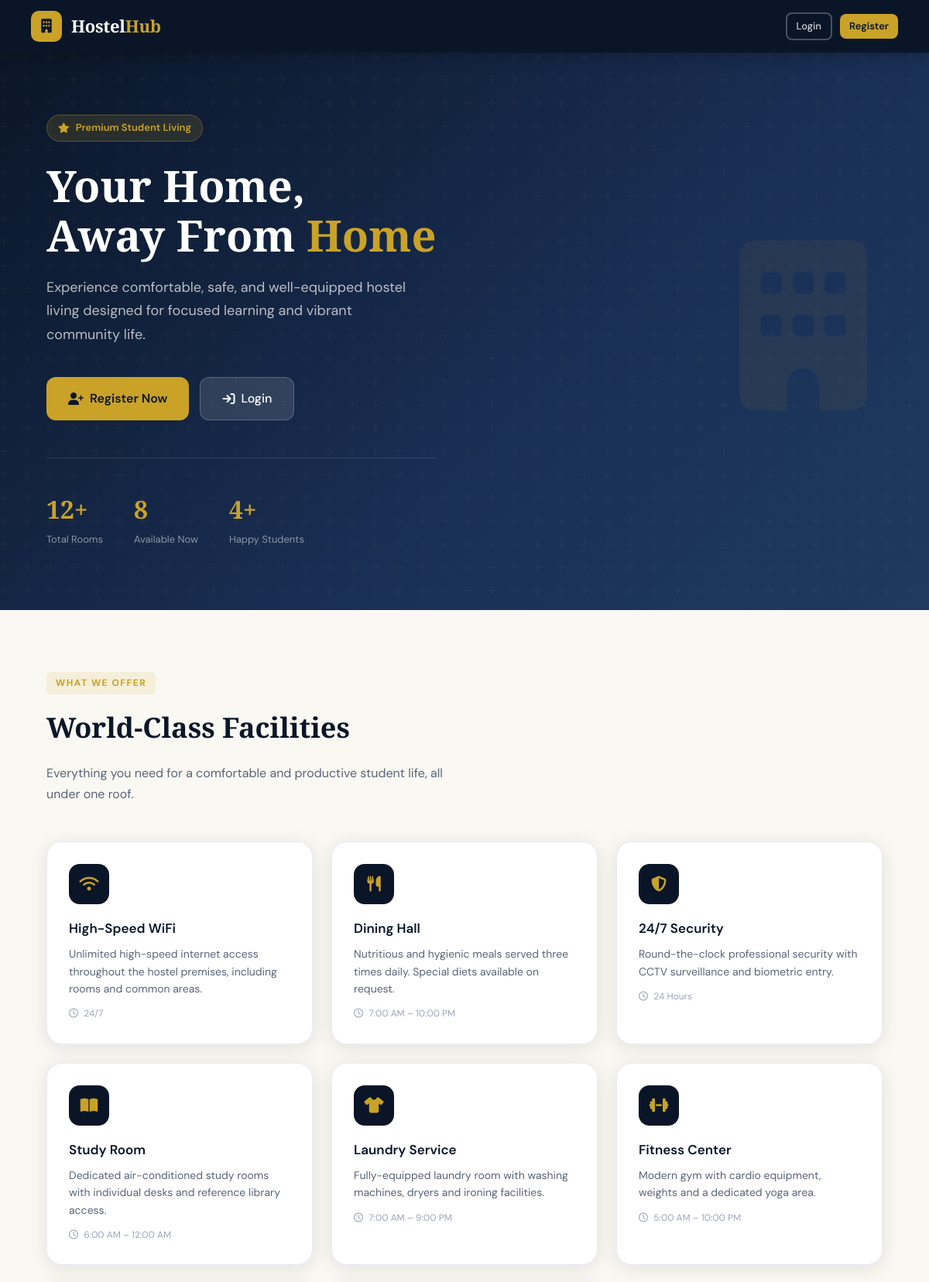
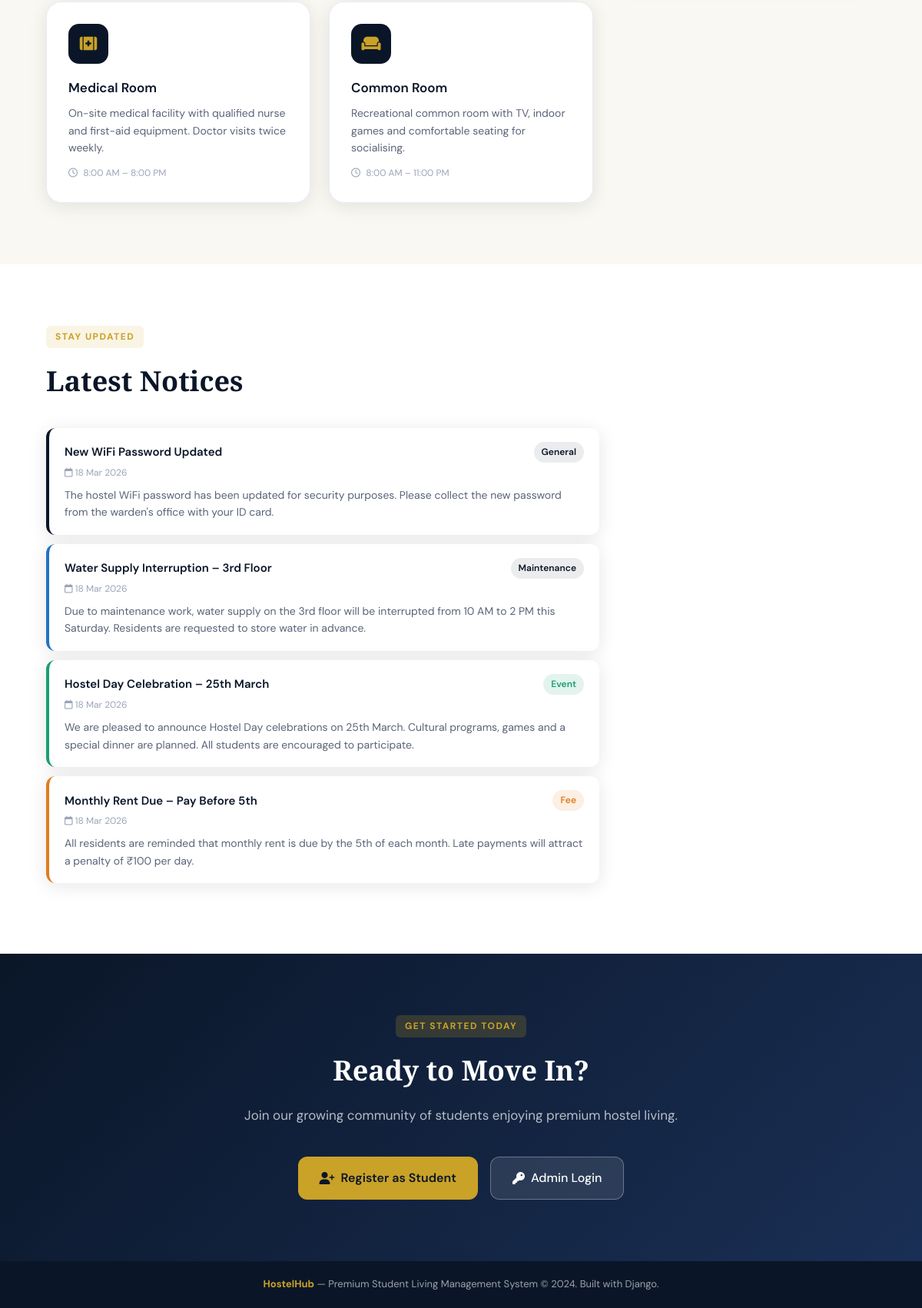
The page / on the database its author committed (2 pictures, top to bottom).
### hostel_app/models.py (models this page shows, shortened)
class HostelFacility(models.Model):
    name = models.CharField(max_length=100)
    description = models.TextField()
    icon = models.CharField(max_length=50, default='fa-check')  # Font Awesome icon
    is_active = models.BooleanField(default=True)
    timing = models.CharField(max_length=100, blank=True)
    class Meta:
        verbose_name_plural = 'Hostel Facilities'

class Notice(models.Model):
    CATEGORY_CHOICES = [
        ('general', 'General'),
        ('maintenance', 'Maintenance'),
        ('event', 'Event'),
        ('fee', 'Fee'),
        ('urgent', 'Urgent'),
    ]
    title = models.CharField(max_length=200)
    content = models.TextField()
    category = models.CharField(max_length=15, choices=CATEGORY_CHOICES, default='general')
    posted_by = models.ForeignKey(User, on_delete=models.CASCADE)
    is_active = models.BooleanField(default=True)
    created_at = models.DateTimeField(auto_now_add=True)
    expires_at = models.DateTimeField(null=True, blank=True)
    class Meta:
        ordering = ['-created_at']

### hostel_app/views.py (the view)
# urls.py: path('', views.home, name='home'),
def home(request):
    facilities = HostelFacility.objects.filter(is_active=True)
    notices = Notice.objects.filter(is_active=True)[:5]
    total_rooms = Room.objects.count()
    available_rooms = Room.objects.filter(status='available').count()
    total_students = StudentProfile.objects.filter(status='active').count()
    return render(request, 'hostel_app/home.html', {
        'facilities': facilities,
        'notices': notices,
        'total_rooms': total_rooms,
        'available_rooms': available_rooms,
        'total_students': total_students,
    })

### hostel_app/templates/hostel_app/home.html (shortened to what this page needs)
{% extends 'hostel_app/base.html' %}
{% load extras %}
{% block body %}
<section class="hero">
    <div class="hero-content">
        <div class="hero-tag"><i class="fa-solid fa-star"></i> Premium Student Living</div>
        <h1>Your Home,<br>Away From <span>Home</span></h1>
        <p>Experience comfortable, safe, and well-equipped hostel living designed for focused learning and vibrant community life.</p>
        <div style="display:flex;gap:14px;flex-wrap:wrap;">
            <a href="{% url 'register' %}" class="btn btn-gold btn-lg"><i class="fa-solid fa-user-plus"></i> Register Now</a>
            <a href="{% url 'login' %}" class="btn btn-lg" style="background:rgba(255,255,255,0.12);color:white;border:1px solid rgba(255,255,255,0.2);">
                <i class="fa-solid fa-arrow-right-to-bracket"></i> Login
            </a>
        </div>
        <div class="hero-stats">
            <div>
                <div class="hero-stat-value">{{ total_rooms }}+</div>
                <div class="hero-stat-label">Total Rooms</div>
            </div>
            <div>
                <div class="hero-stat-value">{{ available_rooms }}</div>
                <div class="hero-stat-label">Available Now</div>
            </div>
            <div>
                <div class="hero-stat-value">{{ total_students }}+</div>
                <div class="hero-stat-label">Happy Students</div>
            </div>
        </div>
    </div>
    <div style="position:absolute;right:80px;top:50%;transform:translateY(-50%);font-size:220px;color:rgba(201,162,39,0.07);pointer-events:none;">
        <i class="fa-solid fa-building"></i>
    </div>
</section>
<section class="section">
    <div class="section-tag">What We Offer</div>
    <h2 class="section-title">World-Class Facilities</h2>
    <p class="section-sub">Everything you need for a comfortable and productive student life, all under one roof.</p>
    <div class="facilities-grid">
        {% if facilities %}
            {% for facility in facilities %}
            <div class="facility-card fade-in" style="animation-delay:{{ forloop.counter0 }}00ms">
                <div class="facility-icon"><i class="fa-solid {{ facility.icon }}"></i></div>
                <div class="facility-name">{{ facility.name }}</div>
                <div class="facility-desc">{{ facility.description }}</div>
                {% if facility.timing %}
                <div class="facility-timing"><i class="fa-regular fa-clock"></i> {{ facility.timing }}</div>
                {% endif %}
            </div>
            {% endfor %}
        {% endif %}
    </div>
</section>
{% if notices %}
<section class="section section-alt">
    <div class="section-tag">Stay Updated</div>
    <h2 class="section-title">Latest Notices</h2>
    <div class="notices-list" style="margin-top:32px;max-width:720px;">
        {% for notice in notices %}
        <div class="notice-card {{ notice.category }}">
            <div style="display:flex;align-items:center;justify-content:space-between;gap:10px;">
                <div class="notice-title">{{ notice.title }}</div>
                <span class="badge badge-{% if notice.category == 'urgent' %}danger{% elif notice.category == 'event' %}success{% elif notice.category == 'fee' %}warning{% else %}navy{% endif %}">
                    {{ notice.get_category_display }}
                </span>
            </div>
            <div class="notice-date"><i class="fa-regular fa-calendar"></i> {{ notice.created_at|date:"d M Y" }}</div>
            <div class="notice-content">{{ notice.content|truncatewords:30 }}</div>
        </div>
        {% endfor %}
    </div>
</section>
{% endif %}
<section class="cta-section">
    <div class="section-tag" style="background:rgba(201,162,39,0.2);">Get Started Today</div>
    <h2>Ready to Move In?</h2>
    <p>Join our growing community of students enjoying premium hostel living.</p>
    <div class="cta-buttons">
        <a href="{% url 'register' %}" class="btn btn-gold btn-lg"><i class="fa-solid fa-user-plus"></i> Register as Student</a>
        <a href="{% url 'login' %}" class="btn btn-lg" style="background:rgba(255,255,255,0.1);color:white;border:1px solid rgba(255,255,255,0.3);">
            <i class="fa-solid fa-key"></i> Admin Login
        </a>
    </div>
</section>
{% endblock %}

### hostel_app/templates/hostel_app/base.html (shortened to what this page needs)
<!DOCTYPE html>
<html lang="en">
<head>
    <link rel="stylesheet" href="https://cdnjs.cloudflare.com/ajax/libs/font-awesome/6.5.0/css/all.min.css">
</head>
<body>
<nav class="navbar">
    <a href="{% url 'home' %}" class="navbar-brand">
        <div class="brand-icon"><i class="fa-solid fa-building"></i></div>
        <span class="brand-text">Hostel<span>Hub</span></span>
    </a>
    {% if user.is_authenticated %}
        <div class="user-menu">
            <div class="user-info">
                <div class="user-name">{{ user.get_full_name|default:user.username }}</div>
                <div class="user-role">{% if user.is_staff %}Administrator{% else %}Student{% endif %}</div>
            </div>
            <div class="avatar">{{ user.first_name|first|upper }}{{ user.last_name|first|upper }}</div>
            <a href="{% url 'logout' %}" class="btn btn-outline btn-sm" style="border-color:rgba(255,255,255,0.2);color:rgba(255,255,255,0.8);">
                <i class="fa-solid fa-right-from-bracket"></i> Logout
            </a>
        </div>
    {% else %}
        <div class="navbar-actions">
            <a href="{% url 'login' %}" class="btn btn-outline btn-sm" style="border-color:rgba(255,255,255,0.25);color:rgba(255,255,255,0.8);">Login</a>
            <a href="{% url 'register' %}" class="btn btn-gold btn-sm">Register</a>
        </div>
    {% endif %}
</nav>
{% block body %}{% endblock %}
<footer>
    <strong>HostelHub</strong> — Premium Student Living Management System &copy; 2024. Built with Django.
</footer>
</body>
</html>

### hostel_app/templates/hostel_app/base.html (style rules this page uses)
:root { --navy: #0a1628; --navy-mid: #122040; --navy-light: #1a2f55; --gold: #c9a227; --gold-light: #e8c84a; --gold-pale: #f5e6a3; --cream: #faf8f2; --white: #ffffff; --gray-100: #f4f6fa; --gray-200: #e8ecf4; --gray-400: #9ba4b8; --gray-600: #5a6478; --gray-800: #2d3548; --success: #1a9e6e; --danger: #d94f4f; --warning: #e07c1f; --info: #2272c3; --radius: 12px; --radius-lg: 20px; --shadow: 0 4px 24px rgba(10,22,40,0.10); --shadow-lg: 0 8px 40px rgba(10,22,40,0.18); --transition: all 0.28s cubic-bezier(0.4,0,0.2,1); }
* { margin: 0; padding: 0; box-sizing: border-box; }
body { font-family: 'DM Sans', sans-serif; background: var(--cream); color: var(--gray-800); min-height: 100vh; font-size: 15px; line-height: 1.6; }
.navbar { background: var(--navy); padding: 0 40px; display: flex; align-items: center; justify-content: space-between; height: 68px; position: sticky; top: 0; z-index: 1000; box-shadow: 0 2px 20px rgba(0,0,0,0.3); }
.navbar-brand { display: flex; align-items: center; gap: 12px; text-decoration: none; }
.brand-icon { width: 40px; height: 40px; background: var(--gold); border-radius: 10px; display: flex; align-items: center; justify-content: center; font-size: 18px; color: var(--navy); }
.brand-text { font-family: 'Playfair Display', serif; font-size: 22px; font-weight: 800; color: var(--white); letter-spacing: -0.3px; }
.brand-text span { color: var(--gold); }
.navbar-actions { display: flex; align-items: center; gap: 10px; }
.btn { display: inline-flex; align-items: center; gap: 8px; padding: 10px 20px; border-radius: 10px; font-size: 14px; font-weight: 500; cursor: pointer; border: none; text-decoration: none; transition: var(--transition); font-family: 'DM Sans', sans-serif; }
.btn-gold { background: var(--gold); color: var(--navy); font-weight: 600; }
.btn-outline { background: transparent; border: 2px solid var(--gray-200); color: var(--gray-800); }
.btn-sm { padding: 6px 12px; font-size: 13px; border-radius: 8px; gap: 6px; }
.btn-lg { padding: 14px 28px; font-size: 16px; border-radius: 12px; }
.badge { display: inline-flex; align-items: center; gap: 5px; padding: 4px 10px; border-radius: 99px; font-size: 12px; font-weight: 600; }
.badge-success { background: rgba(26,158,110,0.12); color: var(--success); }
.badge-warning { background: rgba(224,124,31,0.12); color: var(--warning); }
.badge-navy { background: rgba(10,22,40,0.08); color: var(--navy); }
.notice-card { background: var(--white); border-radius: var(--radius); padding: 18px 20px; border-left: 4px solid var(--navy); box-shadow: var(--shadow); margin-bottom: 12px; transition: var(--transition); }
.notice-card.event { border-left-color: var(--success); }
.notice-card.fee { border-left-color: var(--warning); }
.notice-card.maintenance { border-left-color: var(--info); }
.notice-title { font-weight: 600; color: var(--navy); font-size: 15px; }
.notice-date { font-size: 12px; color: var(--gray-400); margin-top: 4px; }
.notice-content { font-size: 14px; color: var(--gray-600); margin-top: 8px; }
footer { background: var(--navy); color: rgba(255,255,255,0.6); text-align: center; padding: 20px; font-size: 13px; margin-top: auto; }
footer strong { color: var(--gold); }
.fade-in { animation: fadeInUp 0.4s ease both; }

### rows shown on the page
HostelFacility: name "High-Speed WiFi", description "Unlimited high-speed internet access throughout the hostel premises, including rooms and common areas.", timing "24/7"
HostelFacility: name "Dining Hall", description "Nutritious and hygienic meals served three times daily. Special diets available on request.", timing "7:00 AM – 10:00 PM"
HostelFacility: name "24/7 Security", description "Round-the-clock professional security with CCTV surveillance and biometric entry.", timing "24 Hours"
HostelFacility: name "Study Room", description "Dedicated air-conditioned study rooms with individual desks and reference library access.", timing "6:00 AM – 12:00 AM"
HostelFacility: name "Laundry Service", description "Fully-equipped laundry room with washing machines, dryers and ironing facilities.", timing "7:00 AM – 9:00 PM"
HostelFacility: name "Fitness Center", description "Modern gym with cardio equipment, weights and a dedicated yoga area.", timing "5:00 AM – 10:00 PM"
HostelFacility: name "Medical Room", description "On-site medical facility with qualified nurse and first-aid equipment. Doctor visits twice weekly.", timing "8:00 AM – 8:00 PM"
HostelFacility: name "Common Room", description "Recreational common room with TV, indoor games and comfortable seating for socialising.", timing "8:00 AM – 11:00 PM"
Notice: title "New WiFi Password Updated", category "General", created_at "18 Mar 2026", content "The hostel WiFi password has been updated for security purposes. Please collect the new password from the warden's office with your ID card."
Notice: title "Water Supply Interruption – 3rd Floor", category "Maintenance", created_at "18 Mar 2026", content "Due to maintenance work, water supply on the 3rd floor will be interrupted from 10 AM to 2 PM this Saturday. Residents are requested to store water in advance."
Notice: title "Hostel Day Celebration – 25th March", category "Event", created_at "18 Mar 2026", content "We are pleased to announce Hostel Day celebrations on 25th March. Cultural programs, games and a special dinner are planned. All students are encouraged to participate."
Notice: title "Monthly Rent Due – Pay Before 5th", category "Fee", created_at "18 Mar 2026", content "All residents are reminded that monthly rent is due by the 5th of each month. Late payments will attract a penalty of ₹100 per day."

### other values the page prints
{{ total_rooms }} "12"
{{ available_rooms }} "8"
{{ total_students }} "4"
